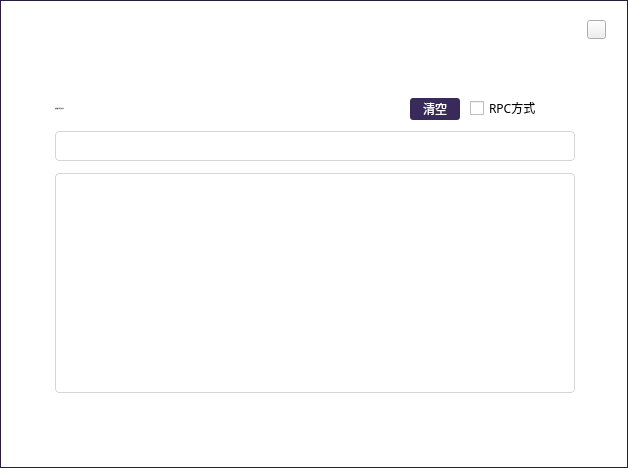
<?xml version="1.0" encoding="UTF-8"?>
<ui version="4.0">
 <class>ConsoleDialog</class>
 <widget class="QDialog" name="ConsoleDialog">
  <property name="geometry">
   <rect>
    <x>0</x>
    <y>0</y>
    <width>628</width>
    <height>468</height>
   </rect>
  </property>
  <property name="font">
   <font>
    <family>微软雅黑</family>
   </font>
  </property>
  <property name="windowTitle">
   <string>Dialog</string>
  </property>
  <property name="styleSheet">
   <string notr="true">#ConsoleDialog{border:1px solid rgb(40,28,64);background-color:white;}
QLineEdit{border:1px solid rgb(214,214,214);border-radius:4px;padding: 0px 8px 0px 8px;font: 12px &quot;微软雅黑&quot;;}
QLabel{font: 12px &quot;微软雅黑&quot;;}</string>
     </property>
    <widget class="QLineEdit" name="consoleLineEdit">
     <property name="geometry">
      <rect>
       <x>55</x>
       <y>131</y>
       <width>520</width>
       <height>30</height>
      </rect>
     </property>
     <property name="font">
      <font>
       <family>微软雅黑</family>
     <pointsize>-1</pointsize>
     <weight>50</weight>
     <italic>false</italic>
     <bold>false</bold>
      </font>
     </property>
     <property name="contextMenuPolicy">
      <enum>Qt::DefaultContextMenu</enum>
     </property>
    </widget>
    <widget class="QCheckBox" name="checkBox">
     <property name="geometry">
      <rect>
       <x>470</x>
       <y>100</y>
       <width>91</width>
       <height>16</height>
      </rect>
     </property>
     <property name="cursor">
      <cursorShape>PointingHandCursor</cursorShape>
     </property>
     <property name="text">
      <string>RPC方式</string>
     </property>
    </widget>
    <widget class="QToolButton" name="closeBtn">
     <property name="geometry">
      <rect>
       <x>587</x>
       <y>20</y>
       <width>19</width>
       <height>19</height>
      </rect>
     </property>
     <property name="cursor">
      <cursorShape>PointingHandCursor</cursorShape>
     </property>
     <property name="focusPolicy">
      <enum>Qt::NoFocus</enum>
     </property>
     <property name="text">
      <string/>
     </property>
    </widget>
  <widget class="QLabel" name="label">
   <property name="geometry">
    <rect>
     <x>34</x>
     <y>17</y>
     <width>70</width>
     <height>21</height>
    </rect>
   </property>
   <property name="font">
    <font>
     <family>微软雅黑</family>
     <pointsize>-1</pointsize>
     <weight>50</weight>
     <italic>false</italic>
     <bold>false</bold>
    </font>
   </property>
   <property name="styleSheet">
    <string notr="true">color: rgb(255, 255, 255);</string>
   </property>
   <property name="text">
    <string>控制台</string>
   </property>
   <property name="alignment">
    <set>Qt::AlignCenter</set>
   </property>
  </widget>
  <widget class="QTextBrowser" name="consoleBrowser">
   <property name="geometry">
    <rect>
     <x>55</x>
     <y>173</y>
     <width>520</width>
     <height>220</height>
    </rect>
   </property>
   <property name="font">
    <font>
     <family>微软雅黑</family>
     <pointsize>-1</pointsize>
     <weight>50</weight>
     <italic>false</italic>
     <bold>false</bold>
    </font>
   </property>
   <property name="contextMenuPolicy">
    <enum>Qt::DefaultContextMenu</enum>
   </property>
   <property name="styleSheet">
    <string notr="true">QTextBrowser{border:1px solid rgb(214,214,214);border-radius:4px;padding: 0px 8px 0px 8px;font: 12px &quot;微软雅黑&quot;;}</string>
   </property>
  </widget>
  <widget class="QToolButton" name="clearBtn">
   <property name="geometry">
    <rect>
     <x>410</x>
     <y>98</y>
     <width>50</width>
     <height>22</height>
    </rect>
   </property>
   <property name="font">
    <font/>
   </property>
   <property name="styleSheet">
    <string notr="true">QToolButton{background-color:rgb(56,42,91);color:#ffffff;border:none;border-radius:3px;}
QToolButton:hover{background-color:rgb(176,62,101);}</string>
   </property>
   <property name="text">
    <string>清空</string>
   </property>
  </widget>
    <widget class="QLabel" name="titleLabel">
     <property name="geometry">
      <rect>
       <x>0</x>
       <y>0</y>
       <width>628</width>
       <height>50</height>
      </rect>
     </property>
     <property name="text">
      <string/>
     </property>
    </widget>
  <widget class="QLabel" name="label_2">
   <property name="geometry">
    <rect>
     <x>55</x>
     <y>100</y>
     <width>311</width>
     <height>16</height>
    </rect>
   </property>
   <property name="font">
    <font>
     <family>微软雅黑</family>
     <pointsize>-1</pointsize>
     <weight>50</weight>
     <italic>false</italic>
     <bold>false</bold>
    </font>
   </property>
   <property name="text">
    <string>在此输入命令并回车</string>
   </property>
  </widget>
    <zorder>titleLabel</zorder>
    <zorder>consoleLineEdit</zorder>
    <zorder>checkBox</zorder>
    <zorder>label</zorder>
  <zorder>consoleBrowser</zorder>
  <zorder>clearBtn</zorder>
  <zorder>label_2</zorder>
    <zorder>closeBtn</zorder>
 </widget>
 <resources/>
 <connections/>
</ui>
